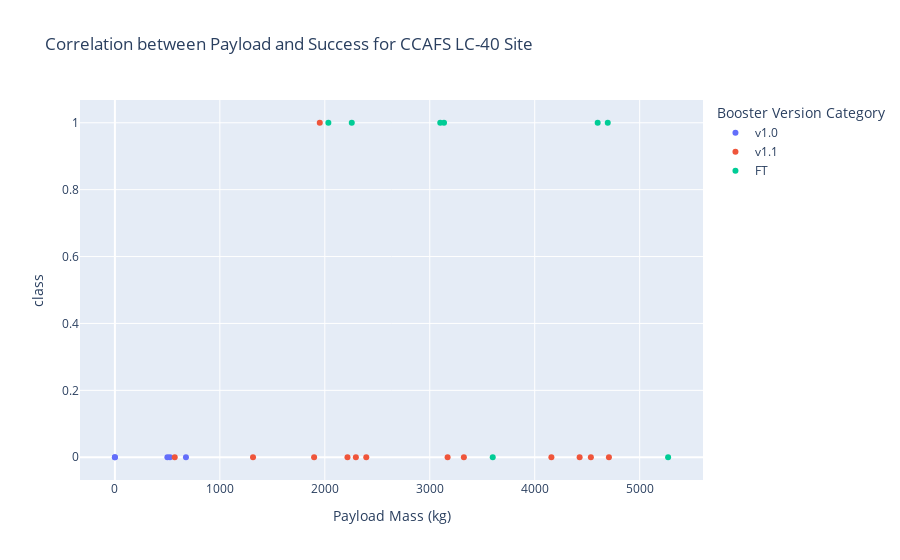

The notebook cell saved with this chart:
### Code cell
get_filtered_scatter_chart('CCAFS LC-40')

### Figure 1 — Plotly figure (JSON) as saved in the notebook; plotly's stock layout.template omitted (floating-point values rounded to 4 significant figures)
{"data": [{"hovertemplate": "Booster Version Category=v1.0<br>Payload Mass (kg)=%{x}<br>class=%{y}<extra></extra>", "legendgroup": "v1.0", "marker": {"color": "#636efa", "symbol": "circle"}, "mode": "markers", "name": "v1.0", "orientation": "v", "showlegend": true, "type": "scatter", "x": [0, 0, 525, 500, 677], "xaxis": "x", "y": [0, 0, 0, 0, 0], "yaxis": "y"}, {"hovertemplate": "Booster Version Category=v1.1<br>Payload Mass (kg)=%{x}<br>class=%{y}<extra></extra>", "legendgroup": "v1.1", "marker": {"color": "#EF553B", "symbol": "circle"}, "mode": "markers", "name": "v1.1", "orientation": "v", "showlegend": true, "type": "scatter", "x": [3170, 3325, 2296, 1316, 4535, 4428, 2216, 2395, 570, 4159, 1898, 4707, 1952], "xaxis": "x", "y": [0, 0, 0, 0, 0, 0, 0, 0, 0, 0, 0, 0, 1], "yaxis": "y"}, {"hovertemplate": "Booster Version Category=FT<br>Payload Mass (kg)=%{x}<br>class=%{y}<extra></extra>", "legendgroup": "FT", "marker": {"color": "#00cc96", "symbol": "circle"}, "mode": "markers", "name": "FT", "orientation": "v", "showlegend": true, "type": "scatter", "x": [2034, 5271, 3136, 4696, 3100, 3600, 2257, 4600], "xaxis": "x", "y": [1, 0, 1, 1, 1, 0, 1, 1], "yaxis": "y"}], "layout": {"legend": {"title": {"text": "Booster Version Category"}, "tracegroupgap": 0}, "title": {"text": "Correlation between Payload and Success for CCAFS LC-40 Site"}, "xaxis": {"anchor": "y", "domain": [0, 1], "title": {"text": "Payload Mass (kg)"}}, "yaxis": {"anchor": "x", "domain": [0, 1], "title": {"text": "class"}}}}
